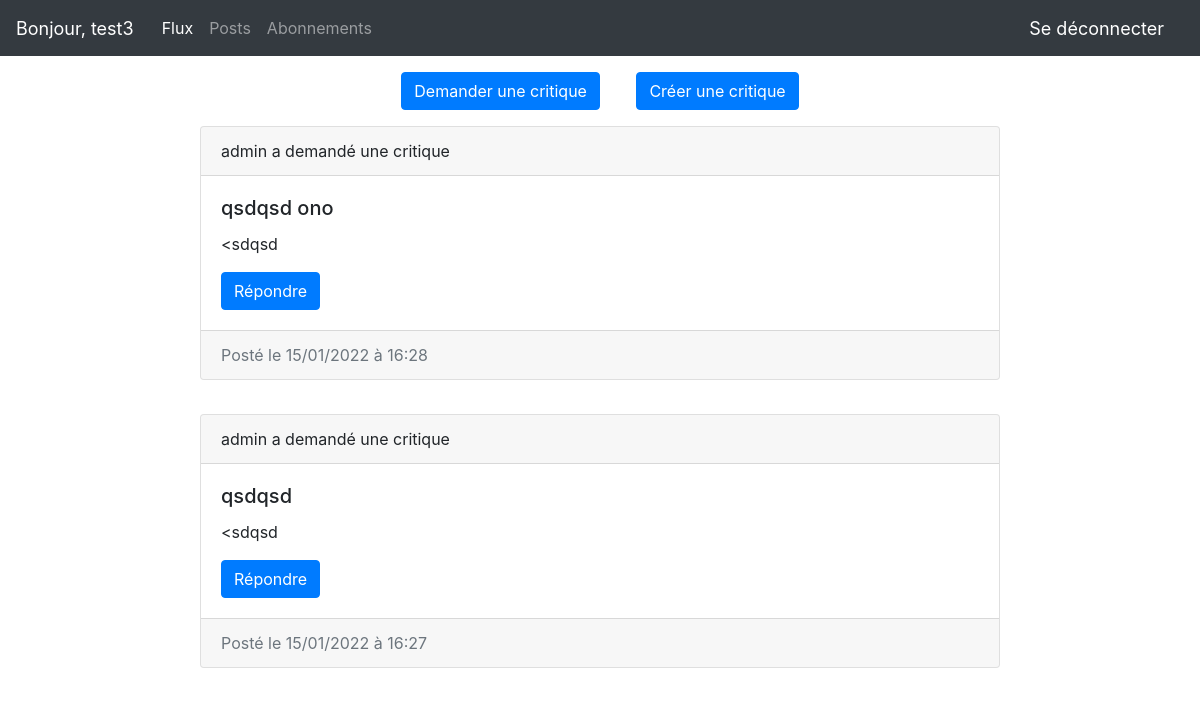
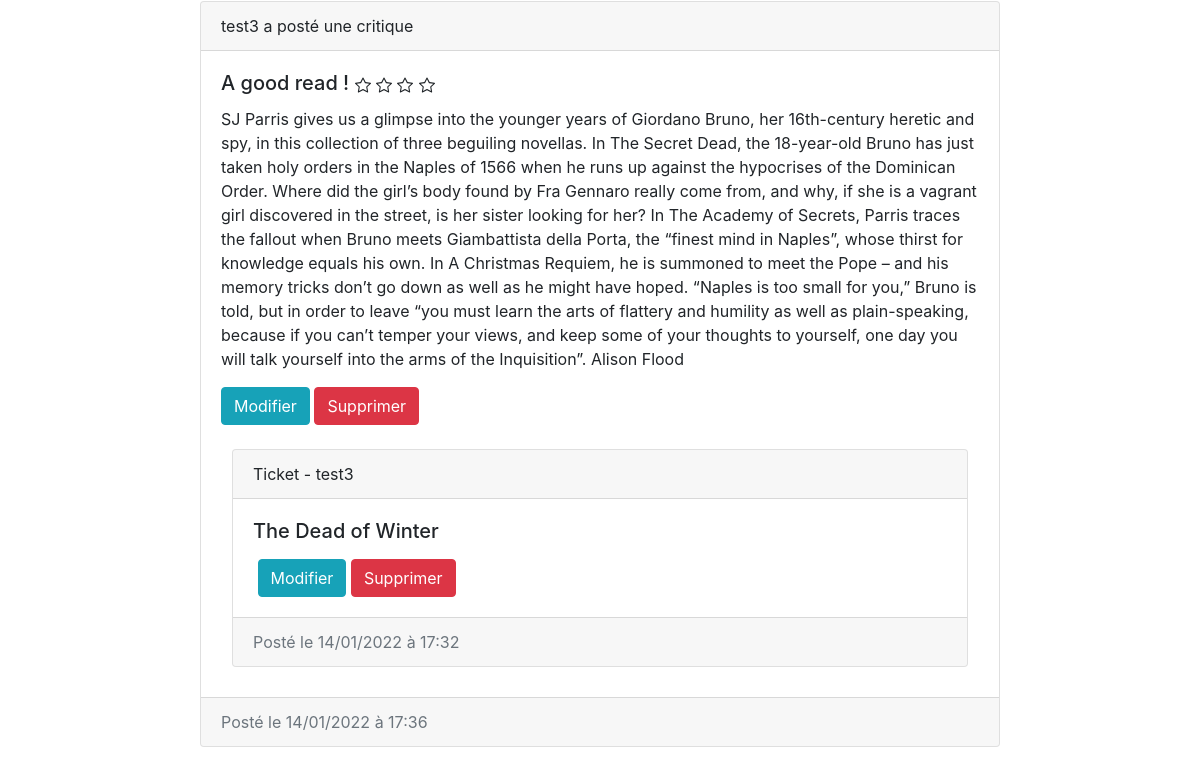
Before: /dashboard (signed in, upper part) with the older database file (2 pictures, top to bottom).
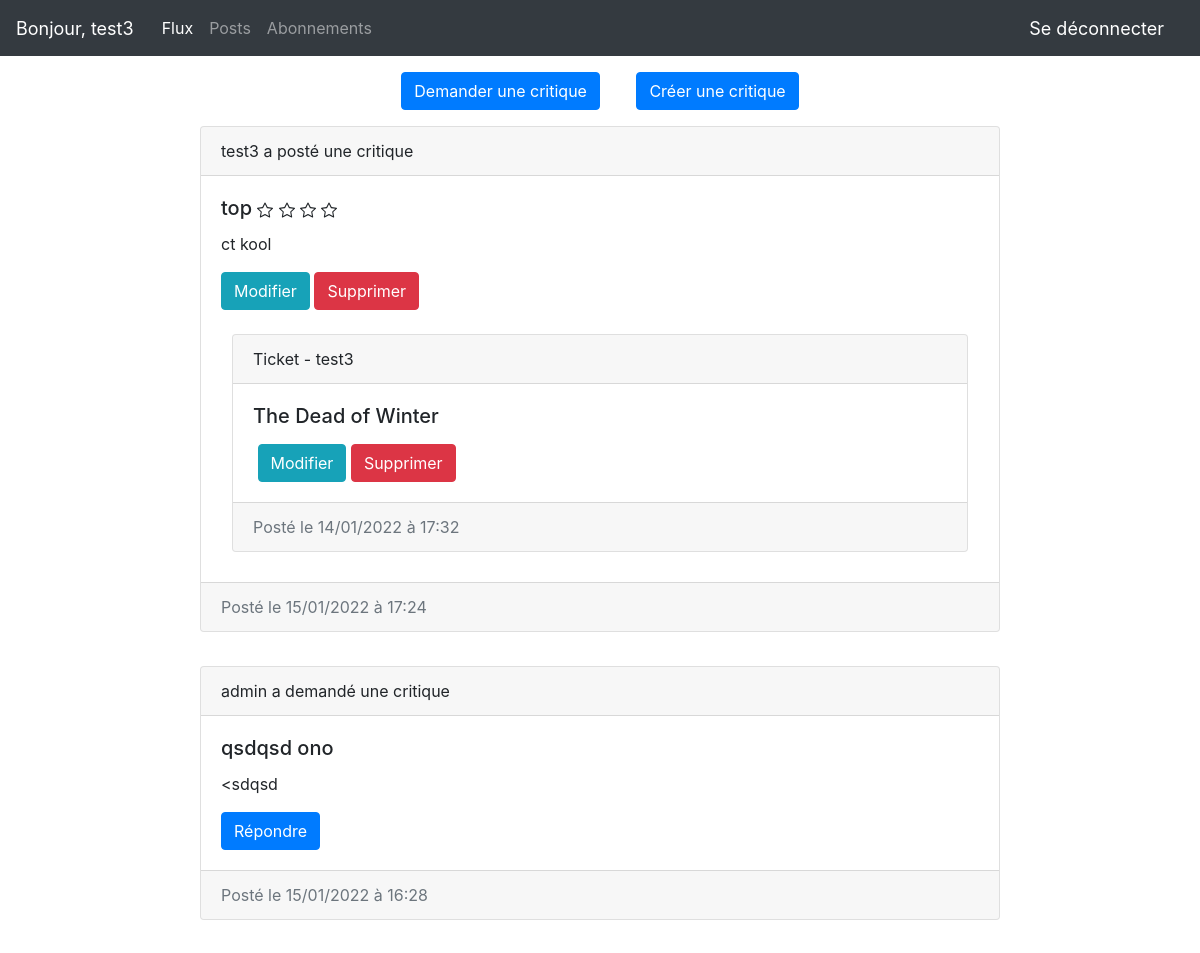
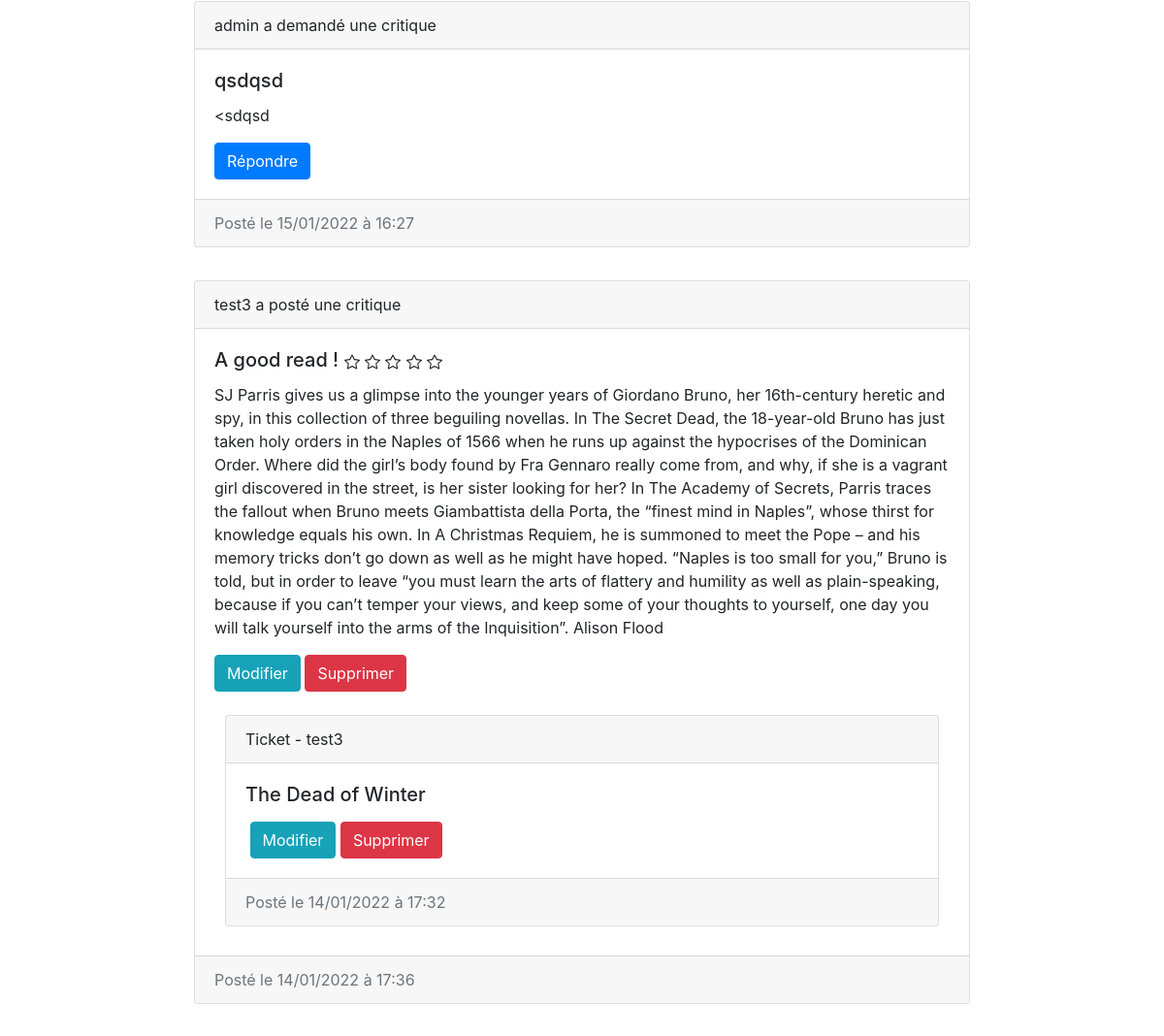
After: the same page with the newer database file (2 pictures, top to bottom).
### reviews/models.py (models this page shows, shortened)
class Ticket(models.Model):
    title = models.CharField(max_length=128)
    description = models.TextField(max_length=2048, blank=True)
    user = models.ForeignKey(to=settings.AUTH_USER_MODEL, on_delete=models.CASCADE)
    image= models.ImageField(null=True, blank=True)
    time_created = models.DateTimeField(auto_now_add=True)

class Review(models.Model):
    ticket = models.ForeignKey(to=Ticket, on_delete=models.CASCADE)
    rating = models.PositiveSmallIntegerField(
        validators=[MinValueValidator(0), MaxValueValidator(5)])
    headline = models.CharField(max_length=128)
    body = models.CharField(max_length=8192, blank=True)
    user = models.ForeignKey(
        to=settings.AUTH_USER_MODEL, on_delete=models.CASCADE)
    time_created = models.DateTimeField(auto_now_add=True)

### reviews/views.py (the view)
# urls.py: path('dashboard', views.dashboard, name='dashboard'),
@login_required(login_url='login')
def dashboard(request):
    reviews = Review.objects.all()
    reviews = reviews.annotate(content_type=Value('REVIEW', CharField()))
    tickets = Ticket.objects.all()
    tickets = tickets.annotate(content_type=Value('TICKET', CharField()))
    posts = sorted(
        chain(reviews, tickets),
        key=lambda post: post.time_created,
        reverse=True
    )
    return render(request, 'reviews/dashboard.html',  context={'posts': posts})

### reviews/templates/reviews/dashboard.html (shortened to what this page needs)
{% extends 'accounts/main.html' %}
{% block content %}
<div  class="center-block text-center">
    <a href="{% url 'create_ticket' %}" class="btn btn-primary m-1 m-sm-3">Demander une critique</a>
    <a href="{% url 'create_review' %}" class="btn btn-primary m-1 m-sm-3">Créer une critique</a>
</div>
{% for post in posts %}
    {% if post.content_type == 'TICKET' %}
        <div class="card mx-auto" style="width: 50rem;">
            <div class="card-header">
                <span>{{post.user}} a demandé une critique</span>
            </div>
            <div class="card-body">
                <h5 class="card-title">{{post.title}}</h5>
                <p class="card-text">{{post.description}}</p>
                <a href="{% url 'create_review' post.id %}" class="btn btn-primary">Répondre</a>
            </div>
            <div class="card-footer text-muted">
                Posté le {{ post.time_created|date:"d/m/Y " }} à {{ post.time_created|date:" H:i" }}
            </div>
        </div>
    {% elif post.content_type == 'REVIEW' %}
        <div class="card mx-auto" style="width: 50rem;">
            <div class="card-header">
                <span>{{post.user}} a posté une critique</span>
            </div>
            <div class="card-body">
                <h5 class="card-title">{{post.headline}}
                    </h5>
                <p class="card-text">{{post.body}}</p>
                {% if post.user == user %}
                    <a href="{% url 'update_review' post.id %}" class="btn btn-info">Modifier</a>
                    <a href="{% url 'delete_review' post.id %}" class="btn btn-danger">Supprimer</a>
                {% endif %}
                <br/><br/>
                {% if post.ticket %}
                    <div class="card mx-auto" style="width: 46rem;">
                        <div class="card-header">
                            <span>Ticket - {{post.ticket.user}}</span>
                        </div>
                        <div class="card-body">
                            <h5 class="card-title">{{post.ticket.title}}</h5>
                            {% if post.ticket.user == user %}
                                <a href="{% url 'update_ticket' post.ticket.id %}" class="btn btn-info">Modifier</a>
                                <a href="{% url 'delete_ticket' post.ticket.id %}" class="btn btn-danger">Supprimer</a>
                            {% endif %}
                        </div>
                        <div class="card-footer text-muted">
                            Posté le {{ post.ticket.time_created|date:"d/m/Y " }} à {{ post.ticket.time_created|date:" H:i" }}
                        </div>
                    </div>
                {% endif %}
            </div>
            <div class="card-footer text-muted">
                Posté le {{ post.time_created|date:"d/m/Y " }} à {{ post.time_created|date:" H:i" }}
            </div>
        </div>
    {% endif %}
<br>
{% endfor %}
<br>
{% endblock %}

Changed rows visible on the page:
added Review: user "test3", headline "top", rating 4 (drawn), body "ct kool", shows "Modifier", ticket.user "test3", ticket "The Dead of Winter", shows "Supprimer", ticket.time_created "14/01/2022", ticket.time_created "17:32", time_created "15/01/2022", time_created "17:24"
changed Review "A good read !": rating 4 → 5 (drawn)
